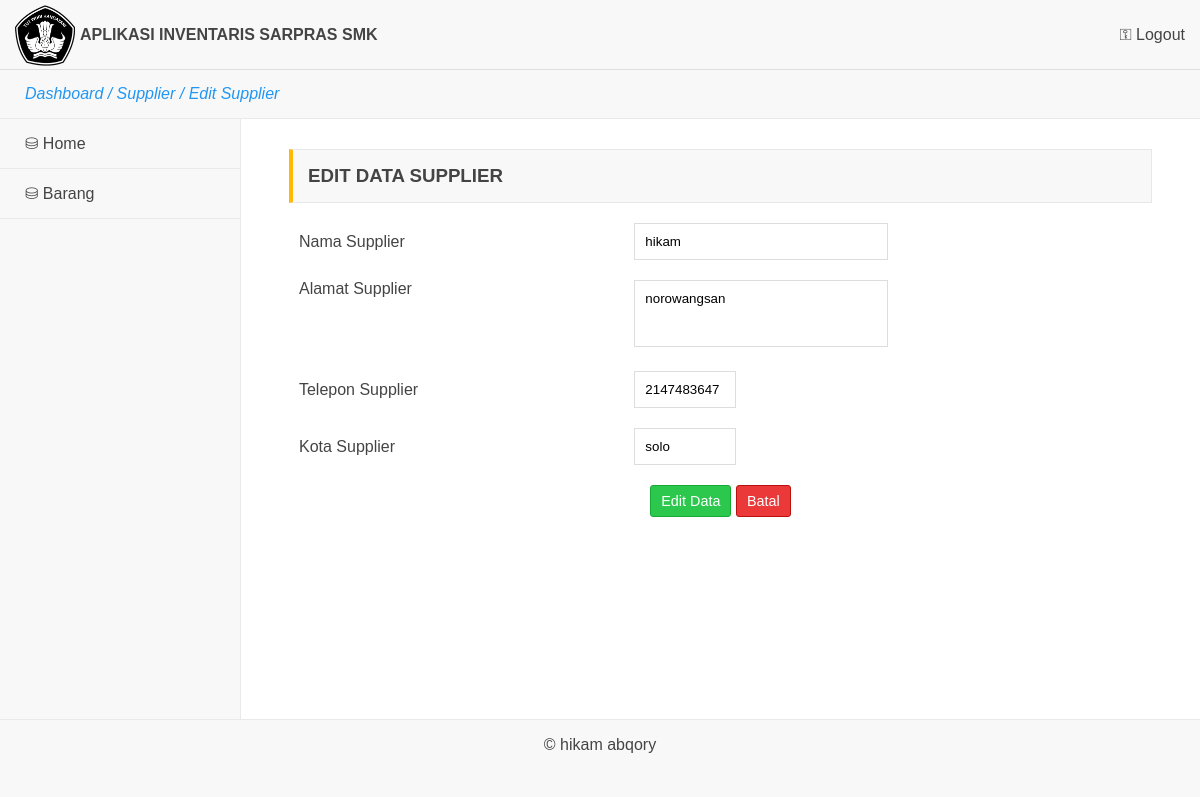
Page /operator/editsup.php?id=1 (signed in) on the committed database.
### tables this page shows
CREATE TABLE `supplier` (
  `id_supplier` int(11) NOT NULL,
  `kode_supplier` varchar(6) NOT NULL,
  `nama_supplier` varchar(35) NOT NULL,
  `alamat_supplier` varchar(50) NOT NULL,
  `telp_supplier` int(15) NOT NULL,
  `kota_supplier` varchar(20) NOT NULL
);

### fungsi.php (called while the page is built, shortened)
<?php
$link = mysqli_connect('localhost','root','','inv');
function run($query){
	global $link;
	$result = mysqli_query($link,$query);
	return $result;
}
?>

### operator/editsup.php (the view, shortened to what this page needs)
<?php
require_once '../fungsi.php';
require_once 'view.php';
$id = $_GET['id'];
$query = "SELECT * FROM supplier WHERE id_supplier= '$id' ";
$sup  = mysqli_fetch_assoc(run($query));
?>
<div class="main-admin">
	<div class="isi">
		<div class="konten">
			<div class="add-form">
				<div class="judul j-kuning">
					<h3>EDIT DATA SUPPLIER</h3>
				</div>
				<div class="form-data full">
					<form action="" method="post">
						<table style="background: #fff;" class="full">
							<tr>
								<td>Nama Supplier</td>
								<td><input type="text" value="<?= $sup['nama_supplier']; ?>" class="f50" name="nama"></td>
							</tr>
							<tr>
								<td valign="top">Alamat Supplier</td>
								<td><textarea name="alamat" class="f50" rows="3"><?= $sup['alamat_supplier']; ?></textarea></td>
							</tr>
							<tr>
								<td>Telepon Supplier</td>
								<td><input type="text" class="f20" name="telepon"  value="<?= $sup['telp_supplier']; ?>"></td>
							</tr>
							<tr>
								<td>Kota Supplier</td>
								<td><input type="text"  value="<?= $sup['kota_supplier']; ?>" class="f20" name="kota"></td>
							</tr>
							<tr>
								<td align="center" colspan="2">
									<input type="submit" value="Edit Data" class="tmbl hijau" name="edit">
									<a href="barang.php"><input type="button" value="Batal" class="tmbl merah"></a>
								</td>
							</tr>
						</table>
					</form>
				</div>
			</div>
		</div>
	</div>
</div>

### style.css (style rules this page uses)
* { margin: 0; padding: 0; font-family: sans-serif; box-sizing: border-box; text-decoration: none; box-sizing: border-box; }
body { background: #f8f8f8; color: #444; }
input,textarea,button,select { padding: 10px; background: #fff; border:1px solid #ddd; }
textarea { resize: none; }
input[type="submit"],button { cursor:pointer; }
table { border-collapse: collapse; width: 100%; background: #fff; border:1px solid #eee; }
table td { padding: 10px; border-right: 1px solid #eee }
table td:last-child { border:none; }
table tbody tr:nth-child(even) { background: #f8f8f8; }
.konten { width: 90%; margin: 0 auto; }
.full { width: 100%; }
.f50 { width: 50%; }
.f20 { width: 20%; }
.tmbl { padding: 7px 10px; font-size: 0.9em; border-radius: 3px; }
.merah { background: #eb3838; color: #fff; border:1px solid #b91010; }
.hijau { background: #2cc74d; color: #fff; border:1px solid #16aa35; }
.main-admin { min-height: 600px; background: #f8f8f8; overflow: hidden; }
.isi { width: 80%; float: left; padding-top: 30px; border-left:1px solid #e9e9e9; min-height: 600px; background: #fff; }
.judul { padding: 15px; background: #f8f8f8; border:1px solid #e7e7e7; overflow: hidden; }
.j-kuning { border-left: 4px solid #ffba00; }
.form-data { background: #fff; margin: 10px 0px; }
.form-data table { border:none; }
.form-data table td { border:none; }
.form-data table tr:nth-child(even) { background: #fff; }

### rows in the picture
supplier: nama "hikam", alamat "norowangsan", telepon "2147483647", kota "solo"

### other values in the picture
$judul "Supplier / Edit Supplier"
